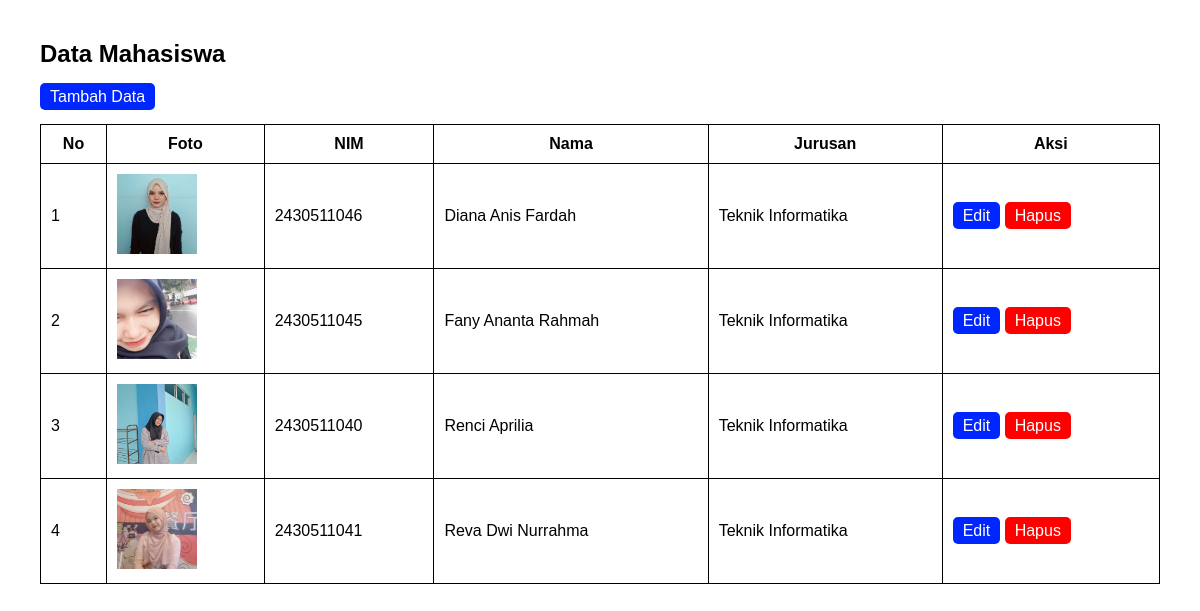
The page / on the database its author committed.
### tables this page shows
CREATE TABLE `mahasiswa` (
  `id` int NOT NULL,
  `nim` varchar(20) NOT NULL,
  `nama_lengkap` varchar(100) NOT NULL,
  `jurusan` varchar(100) NOT NULL,
  `foto` varchar(255) NOT NULL
);

### index.php (the view, shortened to what this page needs)
<?php
include 'koneksi.php';
$data = mysqli_query($conn, "SELECT * FROM mahasiswa");
?>
<!DOCTYPE html>
<html>
<head>
    <link rel="stylesheet" href="style.css">
</head>
<body>
<h2>Data Mahasiswa</h2>
<a href="form.php">Tambah Data</a>
<br><br>
<table>
    <tr>
        <th>No</th>
        <th>Foto</th>
        <th>NIM</th>
        <th>Nama</th>
        <th>Jurusan</th>
        <th>Aksi</th>
    </tr>
    <?php $no=1; ?>
    <?php while($row = mysqli_fetch_assoc($data)) : ?>
    <tr>
        <td><?= $no++; ?></td>
        <td>
            <img src="uploads/<?= $row['foto']; ?>">
        </td>
        <td><?= $row['nim']; ?></td>
        <td><?= $row['nama_lengkap']; ?></td>
        <td><?= $row['jurusan']; ?></td>
        <td>
            <a href="form.php?id=<?= $row['id']; ?>">Edit</a>
            <a class="hapus"
               href="hapus.php?id=<?= $row['id']; ?>"
               onclick="return confirm('Yakin hapus data?')">
               Hapus
            </a>
        </td>
    </tr>
    <?php endwhile; ?>
</table>
</body>
</html>

### style.css (style rules this page uses)
body { font-family: Arial; margin: 40px; }
table { border-collapse: collapse; width: 100%; }
table, th, td { border: 1px solid black; padding: 10px; }
img { width: 80px; height: 80px; object-fit: cover; }
a { text-decoration: none; padding: 5px 10px; background: rgb(0, 38, 255); color: white; border-radius: 5px; }
.hapus { background: red; }

### rows shown on the page
mahasiswa: foto (picture), nim "2430511046", nama_lengkap "Diana Anis Fardah", jurusan "Teknik Informatika"
mahasiswa: foto (picture), nim "2430511045", nama_lengkap "Fany Ananta Rahmah", jurusan "Teknik Informatika"
mahasiswa: foto (picture), nim "2430511040", nama_lengkap "Renci Aprilia", jurusan "Teknik Informatika"
mahasiswa: foto (picture), nim "2430511041", nama_lengkap "Reva Dwi Nurrahma", jurusan "Teknik Informatika"
